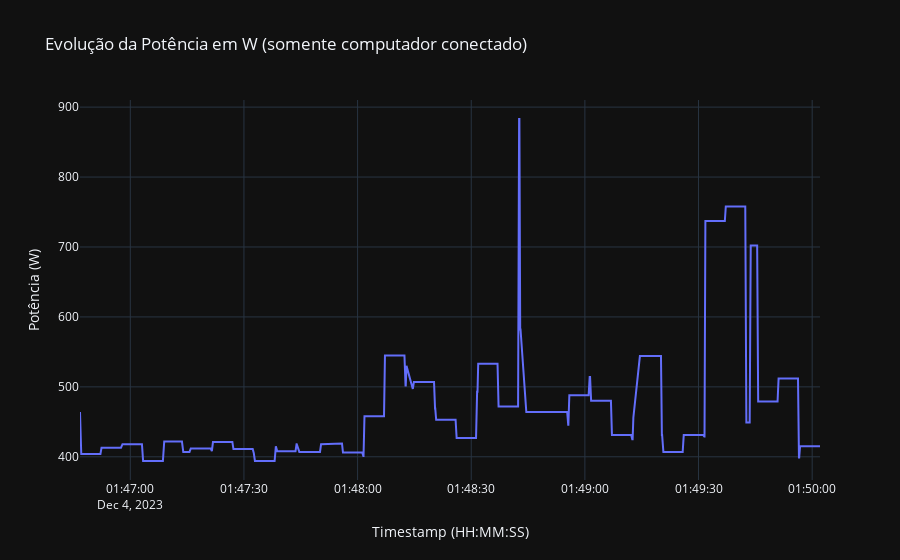

Write notebook code for a chart like this one.
### Markdown cell above
#### 04.1. Plotting the time evolution of the power value

### Code cell
fig = px.line(
    log, 
    y="power", 
    x="timestamp", 
    template='plotly_dark', 
    title='Evolução da Potência em W (somente computador conectado)', 
    labels={'power': 'Potência (W)', 'timestamp': 'Timestamp (HH:MM:SS)'}
)

fig.show()

### Figure 1 — Plotly figure (JSON) as saved in the notebook; plotly's stock layout.template omitted (floating-point values rounded to 4 significant figures; data arrays with more than 128 entries replaced by an {"elided": "..."} marker saying what was removed)
{"data": [{"hovertemplate": "Timestamp (HH:MM:SS)=%{x}<br>Potência (W)=%{y}<extra></extra>", "legendgroup": "", "line": {"color": "#636efa", "dash": "solid"}, "marker": {"symbol": "circle"}, "mode": "lines", "name": "", "orientation": "v", "showlegend": false, "type": "scatter", "x": {"elided": "166 str values"}, "xaxis": "x", "y": {"elided": "166 int values"}, "yaxis": "y"}], "layout": {"legend": {"tracegroupgap": 0}, "title": {"text": "Evolução da Potência em W (somente computador conectado)"}, "xaxis": {"anchor": "y", "domain": [0, 1], "title": {"text": "Timestamp (HH:MM:SS)"}}, "yaxis": {"anchor": "x", "domain": [0, 1], "title": {"text": "Potência (W)"}}}}
